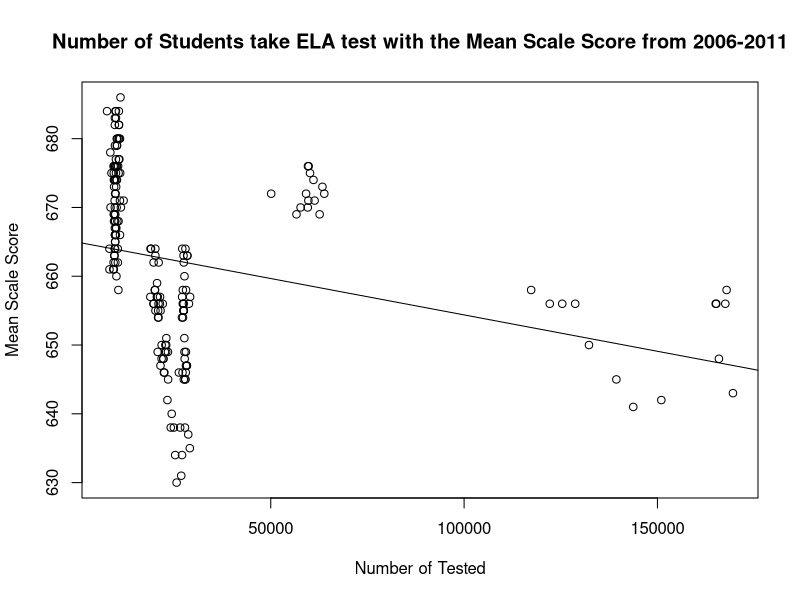
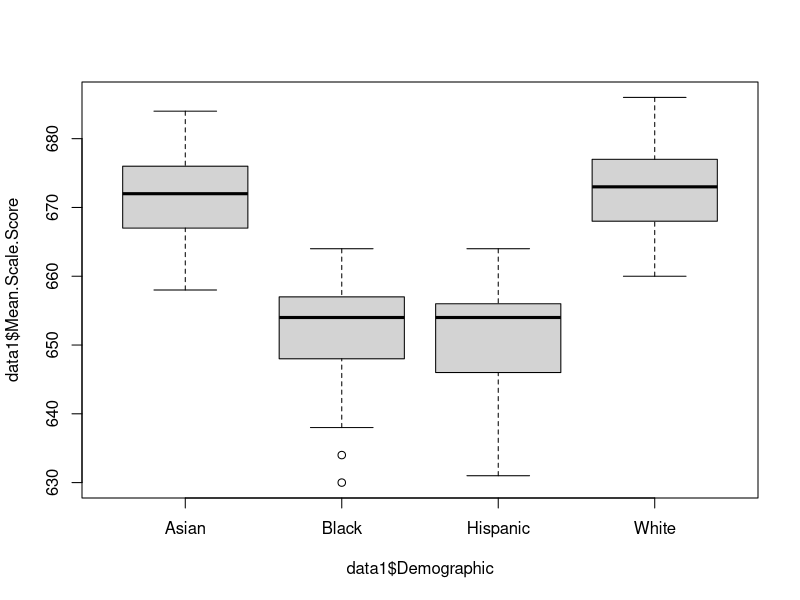

Write the R code that produced these figures, in order.
## ---- chunk 1
13+5
## ---- chunk 2
10-9
## ---- chunk 3
10*4
## ---- chunk 4
10/2
## ---- chunk 5
2^3
## ---- chunk 6
18%%5
## ---- chunk 7
a <- 100
## ---- chunk 8
a <- 50*2
## ---- chunk 9
a
## ---- chunk 10
b <- 5
c <- b+a
## ---- chunk 11
ls()
## ---- chunk 12
rm(c) #remove single variable
ls()
rm(a,b) #remove multiple variables at once
ls()
## ---- chunk 13
intRate <- 0.01 #i
n <- 12
principal <- 1500 #P
monthly_payment <- principal*intRate/(1-(1+intRate)^(-n)) #R
monthly_payment
## ---- chunk 14
##Integer
int_vec <- c(8,10,2,4,6)
int_vec
typeof(int_vec)

##Floating number
num_vec <- c(3.23,-5.25,1032.33)
num_vec
typeof(num_vec)
## ---- chunk 15
##Character
char_vec <- c("apple","banana","durian","Orange")
char_vec
typeof(char_vec)
## ---- chunk 16
##Character
log_vec <- c(T, F, F, TRUE, T, T, FALSE)
log_vec
typeof(log_vec)
## ---- chunk 17
is.numeric(int_vec)
is.character(int_vec)
is.logical(int_vec)
## ---- chunk 18
length(int_vec)
length(char_vec)
length(log_vec)
## ---- chunk 19
as.character(int_vec)
as.logical(int_vec)
## ---- chunk 20
merged <- c(int_vec,c(num_vec,int_vec))
merged
## ---- chunk 21
c(int_vec,char_vec)
## ---- chunk 22
attributes(int_vec)
names(int_vec)
names(int_vec) <- c("a","b","c","d","e")
names(int_vec)
attributes(int_vec)
## ---- chunk 23
int_vec2 <- c(A=3,B=5,C=3,G=8)
int_vec2
## ---- chunk 24
unname(int_vec2)
int_vec2
## ---- chunk 25
gender <- c(4,5,4,4,4,5,5,4,5,5)
gender
typeof(gender)
attributes(gender)
gender <- as.factor(gender)
gender
attributes(gender)
levels(gender)
levels(gender) <- c("male","female")
gender
as.numeric(gender)
as.character(gender)
## ---- chunk 26
attributes(int_vec)
attr(int_vec,"source") <- "www.unimas.my"
attributes(int_vec)
## ---- chunk 27
attributes(int_vec)
attr(int_vec,"source")
## ---- chunk 28
names(int_vec)
attr(int_vec,"name")
## ---- chunk 29
int_vec
int_vec[2]
int_vec[c(1,3)]
## ---- chunk 30
int_vec[c("a","c")]
## ---- chunk 31
int_vec[c(T,F,T,F,F)]
## ---- chunk 32
int_vec
sel <- int_vec >5
sel
int_vec[sel]
## ---- chunk 33
int_vec[int_vec>5]
## ---- chunk 34
vec <- c(3,2,5,5,4,7,7,9,7,5,3,1)
vec
attributes(vec)
mat <- matrix(vec,ncol = 4)
mat
attributes(mat)
## ---- chunk 35
typeof(mat)
length(mat)
typeof(vec)
length(vec)
mat[c(1,2,11,12)]
mat[-c(1,2,11,12)]
mat[mat<4]
mat[!mat<4]
## ---- chunk 36
dim(mat)
mat[2,3]
mat[c(2,3),c(3,4)]
mat[2,1]
mat[2,]
mat[,c(3,4)]
mat[-2,-3]
mat[-c(2,3),-c(3,4)]
mat[-2,]
mat[,-c(3,4)]
## ---- chunk 37
mat
attributes(mat)
rownames(mat) <- c("A","B","C")
colnames(mat) <- c("a","b","c","d")
mat
## ---- chunk 38
mat["A",]
mat["A",c("c","d")]
## ---- chunk 39
#Create a list
my_list <- list(mat,vec,int_vec,num_vec,char_vec,log_vec)
#return the length of my_list
length(my_list)
#return the structure of my_list
str(my_list)
## ---- chunk 40
names(my_list)
names(my_list) <- c("A","B","C","D","E","F")
str(my_list)
## ---- chunk 41
my_list2 <- list(the_mat=mat,the_vec=vec)
my_list2
## ---- chunk 42
#by the index
my_list[2]
#by using the names
my_list[c("A","C")]
#Remove the elements
my_list[-c(4,5)]
#by using logical values
my_list[c(T,T,F,T,F,F)]
## ---- chunk 43
my_list[2]
## ---- chunk 44
my_list[[2]]
my_list$B
## ---- chunk 45
c(my_list2,c(3,4))
## ---- chunk 46
unlist(my_list2)
## ---- chunk 47
items <- c("orange", "apple", "pineapple", "mango", "banana")
price <- c(3.45,7.12,12.32,5,7)
site <- c("Kuching", "Kota Samarahan ","Kota Samarahan","Kuching","Kuching")
market <- c(T,F,T,F,F)
groceries <- data.frame(items,price,site,market)
groceries
## ---- chunk 48
str(groceries)
## ---- chunk 49
summary(groceries)
## ---- chunk 50
names(groceries)
groceries[1]
groceries[-c(2,4)]
groceries["market"]
groceries[c(T,F,T,F)]
groceries$items
## ---- chunk 51
groceries[1:2,3:4]
groceries[,-2]
groceries[-1,]
groceries[c(T,T,F,F,F),c(T,F,T,F)]
groceries[,"site"]
## ---- chunk 52
#return the item that can find in the market
groceries[groceries$market,]
#sorting the data frame according to price
groceries[order(groceries$price),]
## ---- chunk 53
#return the most expensive item and where is it?
groceries[groceries$price == max(groceries$price),c("items","site")]
## ---- chunk 54
read.table("gr2.txt",header=T,sep='\t')
#read.table(file.choose(),header = T,sep = '\t')
read.delim("gr2.txt")
## ---- chunk 55
data1 <- read.csv('datasets/dataset1.csv',head=TRUE,sep =',')
#data1 <- read.table(file.choose(),header = T,sep = ',')
names(data1)
head(data1)
tail(data1)
str(data1)
## ---- chunk 56
table(data1$Grade,data1$Demographic)
## ---- chunk 57
summary(data1)
sd(data1$Mean.Scale.Score)
quantile(data1$Mean.Scale.Score)
## ---- chunk 58
reg1 <- lm(data1$Mean.Scale.Score ~data1$Number.Tested)
plot(data1$Number.Tested,
     data1$Mean.Scale.Score,
     main="Number of Students take ELA test with the Mean Scale Score from 2006-2011",
     xlab = "Number of Tested",
     ylab = "Mean Scale Score"
     )
abline(reg1)
cor(data1$Number.Tested,data1$Mean.Scale.Score)
## ---- chunk 59
boxplot(data1$Mean.Scale.Score~data1$Demographic)
## ---- chunk 60
black <- subset(data1,Demographic=="Black")
summary(black)
hispanic <- subset(data1,Demographic=="Hispanic")
summary(hispanic)
white <- subset(data1,Demographic=="White")
summary(white)
asian <- subset(data1,Demographic=="Asian")
summary(asian)
